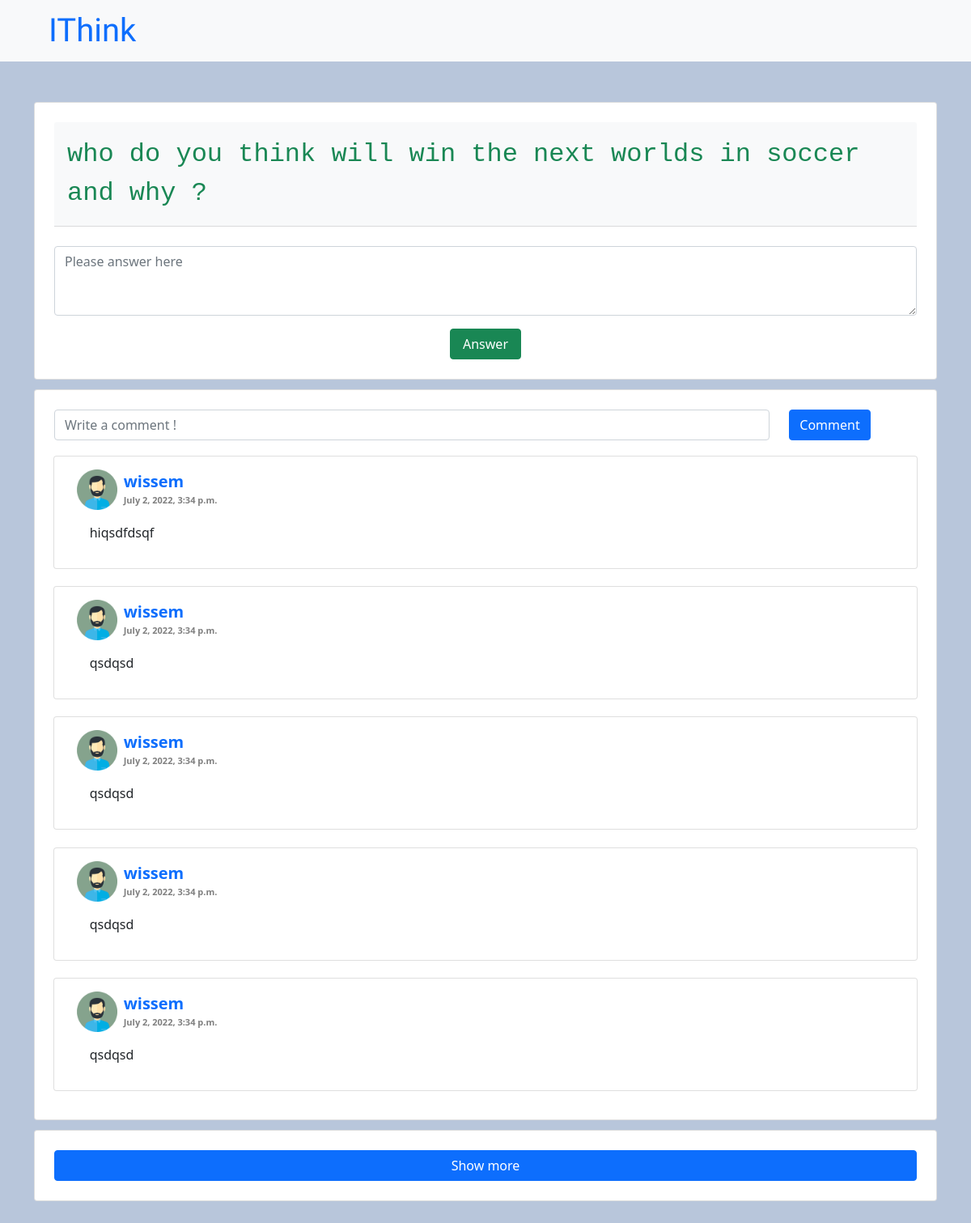
/question/15, run on an earlier commit of the app's database.
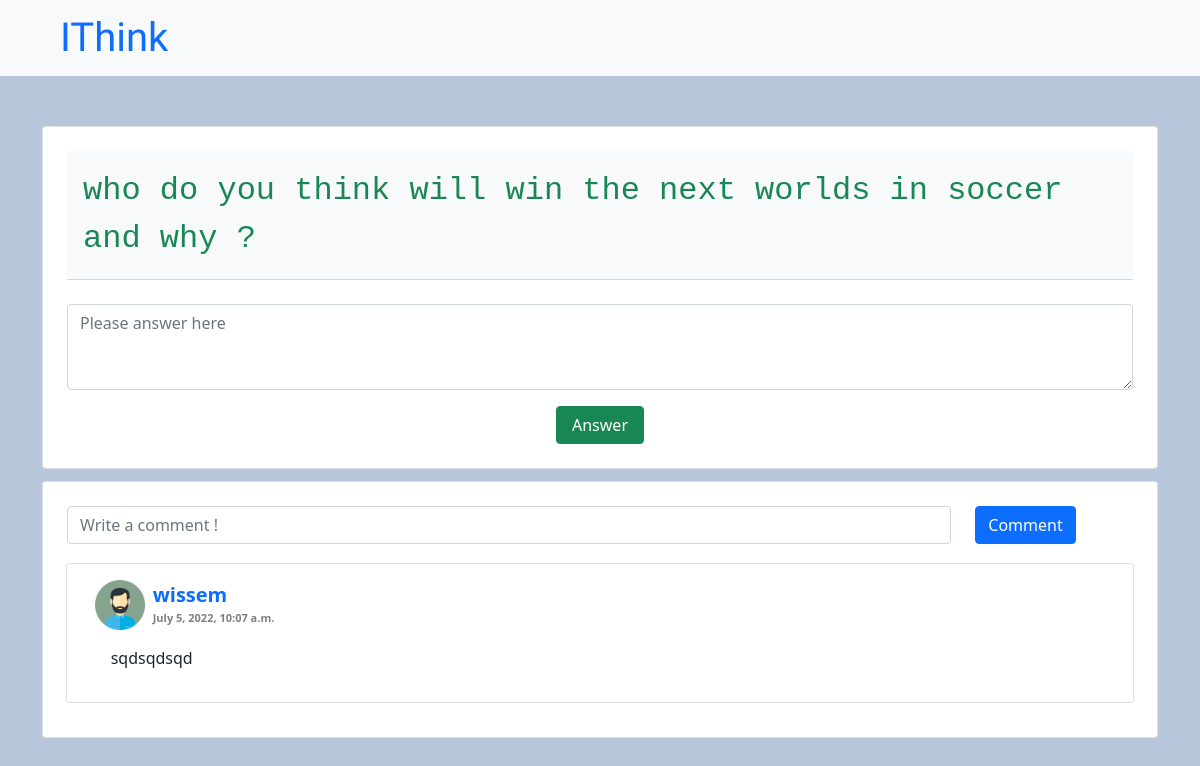
And on a later commit of the database.
### questions/models.py (models this page shows, shortened)
class question_comment(models.Model):
    user = models.ForeignKey(
        user, on_delete=models.CASCADE)
    question = models.ForeignKey(question, on_delete=models.CASCADE)
    comment_str = models.CharField(max_length=300, default="empty")
    date = models.DateTimeField(default=timezone.now)
    edited = models.BooleanField(default=False)
    class Meta:
        managed = True

### polls/models.py (models this page shows)
class user(models.Model):
    genders = (
        ('m', 'male'),
        ('f', 'female'),
    )
    profile_picture_numbers = (
        ("['1']", '1'),
        ("['2']", '2'),
        ("['3']", '3'),
        ("['4']", '4'),
        ("['5']", '5'),
        ("['6']", '6'),
    )
    user = models.OneToOneField(User, on_delete=models.CASCADE, unique=True)
    username = models.CharField(max_length=30)
    gender = models.CharField(max_length=6, choices=genders)
    started_date = models.DateTimeField(default=timezone.now)
    email = models.EmailField(max_length=255, unique=True)
    profile_picture_number = models.CharField(
        max_length=10, choices=profile_picture_numbers)
    cover_picture_number = models.CharField(
        max_length=10, default=3)
    USERNAME_FIELD = "email"
    def __str__(self):
        return self.username

### questions/views.py (the view, shortened to what this page needs)
# urls.py: path('question/<int:pk>', answer, name="question_answer"),
def answer(request, pk):
    context = {
        "questions": question.objects.get(pk=pk)
    }
    comments = question_comment.objects.filter(
        question=question.objects.get(id=pk))
    if len(comments) > 3:
        context["comments"] = comments[:3]
        context["show_more"] = True
    else:
        context["comments"] = comments
        context["show_more"] = False
    context["comments"] = question_comment.objects.filter(
        question=question.objects.get(id=pk))
    return render(request, "questions/questionAnswer.html", context)

### templates/questions/questionAnswer.html (shortened to what this page needs)
<!DOCTYPE html>
<html lang="en">
  <head>
    <link
      href="https://cdn.jsdelivr.net/npm/bootstrap@5.1.3/dist/css/bootstrap.min.css"
      rel="stylesheet"
    />
    {% extends "main.html" %}
    {% load static %}
    {% block content %}
      <div class="container">
        <div class="card p-4">
          <div class="card-header font-monospace bg-light p-3 fs-2 text-success mb-4"  >
            {{questions.question}}
          </div>
          <form method="POST">
              <div class="input-group">
                <textarea type="text" class="form-control" placeholder="Please answer here" name="answer" rows="3"></textarea>
              </div>
              <div class="d-grid col-1 mx-auto">
                <button type="submit" class="btn btn-success mt-3">Answer</button>
              </div>
          </form>
        </div>
      </div>
      <div class="container" style="margin-top:1%" >
        <div class="card p-4">
          <form method="POST">
            <div class="row mb-2">
              <div class="col-10">
                <input type="text" class="form-control" placeholder="Write a comment !" name="comment" rows="1" ></input>
              </div>
              <div class="col" style="">
                <button type="submit" class="btn btn-primary" name="comment" >Comment</button>
              </div>
            </div>
          </form>
          {% for comment in comments %}
            <div class="row" style="padding:1%">
              <div class="card">
                <div class="card-body">
                  <div>
                    <div class="d-flex flex-row align-items-center">
                      {% if comment.user.profile_picture_number == "['1']" %}
                        <img src="{% static 'images\avatars\men_avatar_1.png' %}" alt="avatar" width="50" height="50" />
                      {% elif comment.user.profile_picture_number == "['2']" %}
                        <img src="{% static 'images\avatars\men_avatar_2.png' %}" alt="avatar" width="50" height="50" />
                      {% elif comment.user.profile_picture_number == "['3']" %}
                        <img src="{% static 'images\avatars\men_avatar_3.png' %}" alt="avatar" width="50" height="50" />
                      {% elif comment.user.profile_picture_number == "['4']" %}
                        <img src="{% static 'images\avatars\women_avatar_1.png' %}" alt="avatar" width="50" height="50" />
                      {% elif comment.user.profile_picture_number == "['5']" %}
                        <img src="{% static 'images\avatars\women_avatar_2.png' %}" alt="avatar" width="50" height="50" />
                      {% elif comment.user.profile_picture_number == "['6']" %}
                        <img src="{% static 'images\avatars\women_avatar_3.png' %}" alt="avatar" width="50" height="50" />
                      {% endif %}
                      <a href="{% url "profile" comment.user %}" class="small mb-0 ms-2 text-primary fw-bold fs-5 lh-1 text-decoration-none">{{comment.user}} <br> <span style="font-size:11px;color:gray">{{ comment.date }}</span></a>
                    </div>
                  </div>
                  <p class="mt-3 ms-3">{{ comment.comment_str }}</p>
                </div>
              </div>
            </div>
          {% endfor %}
        </div>
      </div>
     {% if show_more %}
     <form method="POST">
       <div class="container" style="margin-top:1%" >
         <div class="card p-4">
           <button type="submit" name="show_more" class="btn btn-primary">Show more</button>
         </div>
       </div>
     </form>
   {% endif %}
      <div class="" style="height:50px">
      </div>
      {% endblock content %}

What changed in the data, as far as the page shows it:
removed question_comment: user "wissem", date "July 2, 2022, 3:34 p.m.", comment_str "hiqsdfdsqf"
removed question_comment: user "wissem", date "July 2, 2022, 3:34 p.m.", comment_str "qsdqsd"
removed question_comment: user "wissem", date "July 2, 2022, 3:34 p.m.", comment_str "qsdqsd"
removed question_comment: user "wissem", date "July 2, 2022, 3:34 p.m.", comment_str "qsdqsd"
removed question_comment: user "wissem", date "July 2, 2022, 3:34 p.m.", comment_str "qsdqsd"
added question_comment: user "wissem", date "July 5, 2022, 10:07 a.m.", comment_str "sqdsqdsqd"
Also different on the page:
text no longer shown: "Show more"
